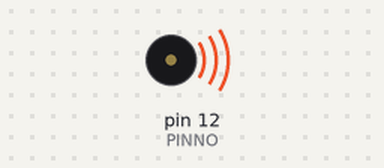
The sketch below on a simulated Arduino Uno, built with avr-gcc and run on an emulated ATmega328P. Shown: buzzer (waves = sounding).

Above: at 0.15 s.
At 3.7 s:
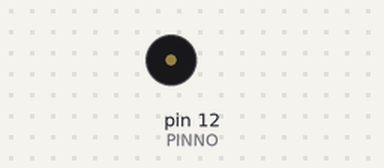
Timing chart, 0 to 6.6 s (numbered marks = the images above):
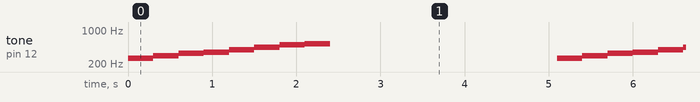

Measured:
- by itself, tone on pin 12 (PINNO): repeats every 5.1 s: 294 Hz 0.30 s, 330 Hz 0.30 s, 349 Hz 0.30 s, 392 Hz 0.30 s, 440 Hz 0.30 s, 494 Hz 0.30 s, 523 Hz 0.30 s, silent 2.7 s, 262 Hz 0.30 s

The sketch:

sample6_tone.ino
```cpp
#define BEAT 300   // 音の長さを指定
#define PINNO 12   // 圧電スピーカを接続したピン番号

void setup() {
}
void loop() {
     tone(PINNO,262,BEAT) ;  // ド
     delay(BEAT) ;
     tone(PINNO,294,BEAT) ;  // レ
     delay(BEAT) ;
     tone(PINNO,330,BEAT) ;  // ミ
     delay(BEAT) ;
     tone(PINNO,349,BEAT) ;  // ファ
     delay(BEAT) ;
     tone(PINNO,392,BEAT) ;  // ソ
     delay(BEAT) ;
     tone(PINNO,440,BEAT) ;  // ラ
     delay(BEAT) ;
     tone(PINNO,494,BEAT) ;  // シ
     delay(BEAT) ;
     tone(PINNO,523,BEAT) ;  // ド
     delay(3000) ;           // ３秒後に繰り返す
}
```
